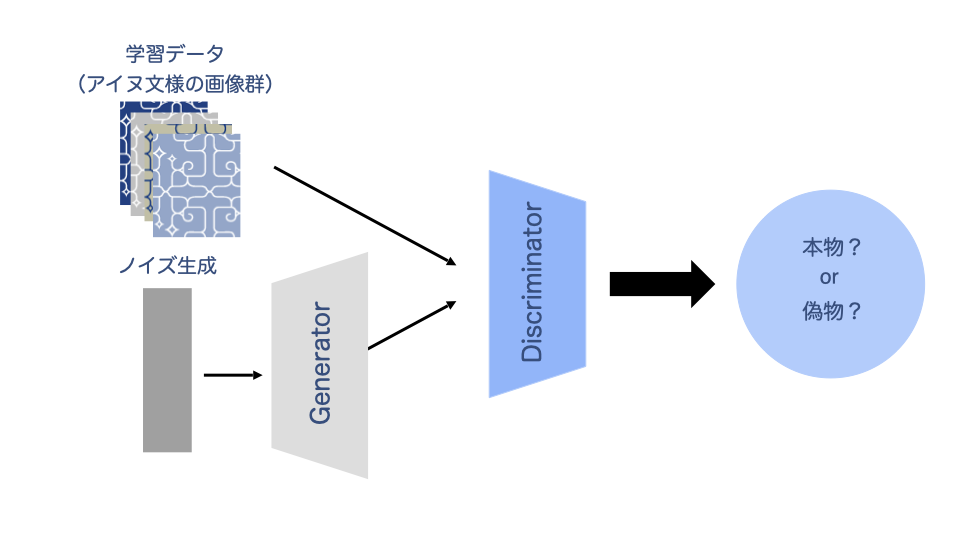
#> input picture model.png, 960 x 540 px
$ python -i image_proc.py   (imports and definitions only)
#> lines starting #> are read from the running program, lines starting #| are printed output that depends on the picture; after the words box and inside, x2 and y2 are one past the last pixel; in counts of white or black regions, pixels touching at a corner belong together
#> further down, picture is the input picture: shape (540, 960, 3); mean B, G, R 247.1, 241.2, 238.1
import cv2
import numpy as np

def binary_threshold(img):
    grayed = cv2.cvtColor(img, cv2.COLOR_BGR2GRAY) #画像の２値化
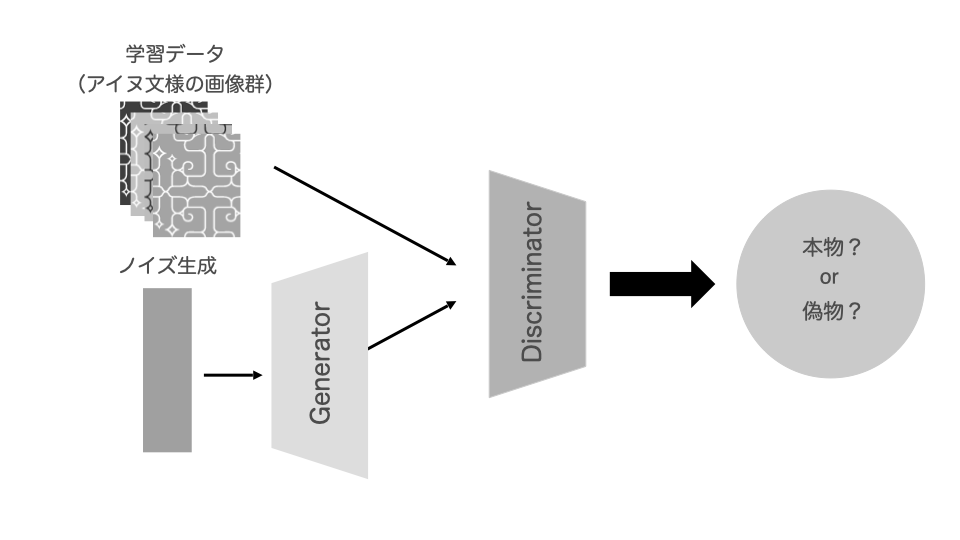
#> grayed: shape (540, 960); min 0, max 255, mean 241
    under_thresh = 220 #この値より明るい画素(背景)を白にするパラメータ
    maxValue = 255
    th, drop_back = cv2.threshold(grayed, under_thresh, maxValue, cv2.THRESH_BINARY)
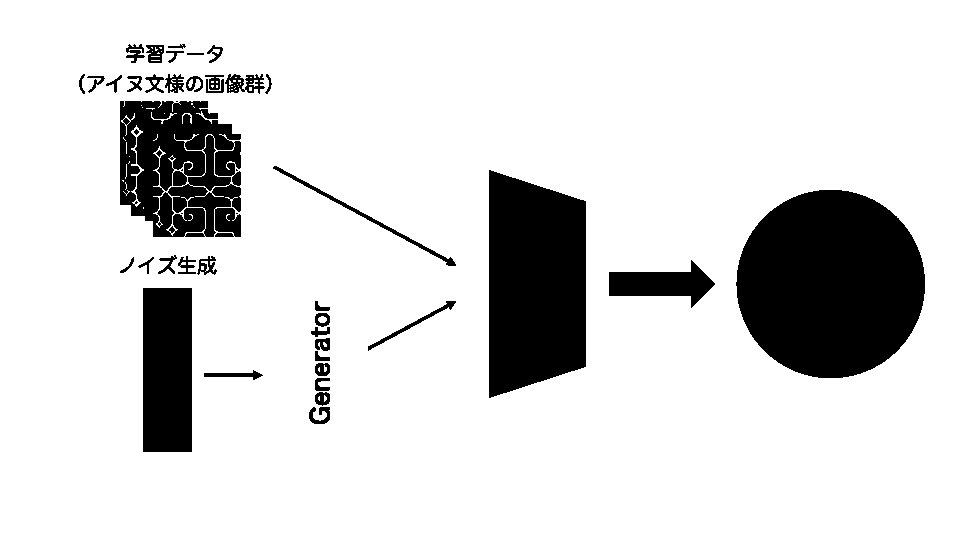
#> drop_back: shape (540, 960); 85.3% white; 46 black regions (6 under 20 px), largest, box (x1, y1, x2, y2) and area: (736, 190, 925, 378) 27924, (489, 170, 586, 398) 19097, (120, 101, 241, 237) 13266
#> th = 220
    morphed = morph(drop_back)
    return morphed

#画像を平滑化する関数
def morph(img):
    kernel = np.ones((3, 3),np.uint8)
    m = cv2.GaussianBlur(img, (3, 3), 0)
    m = cv2.morphologyEx(m, cv2.MORPH_OPEN, kernel, iterations=2)
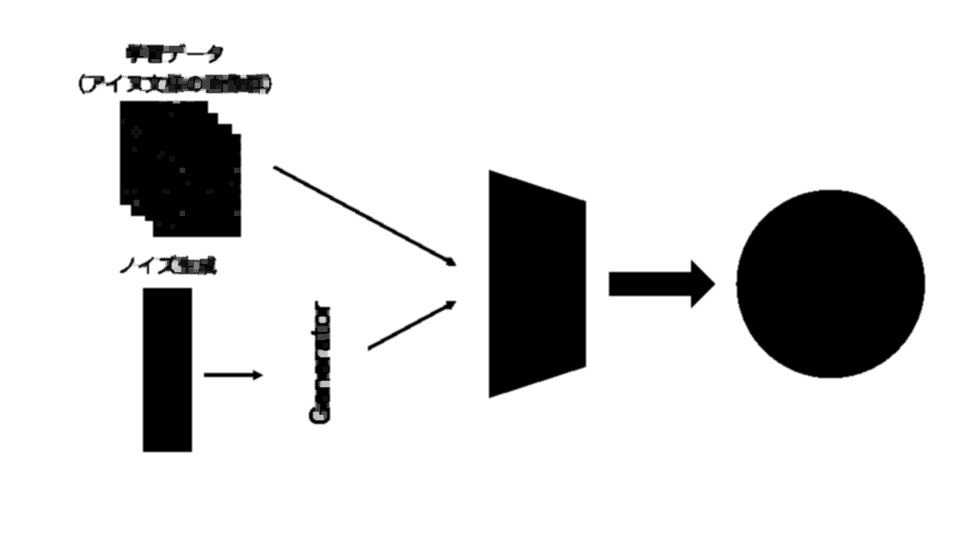
#> m: shape (540, 960); min 0, max 255, mean 216.1
    m = cv2.GaussianBlur(m, (5, 5), 0)
    return m

#img = cv2.imread("./out_img/129.jpg")
#img2 = binary_threshold(img)
#cv2.imwrite("./test.jpg",img2)

>>> import cv2
>>> picture = cv2.imread('../model.png')
>>> result = binary_threshold(picture)

$ run again, on system.png
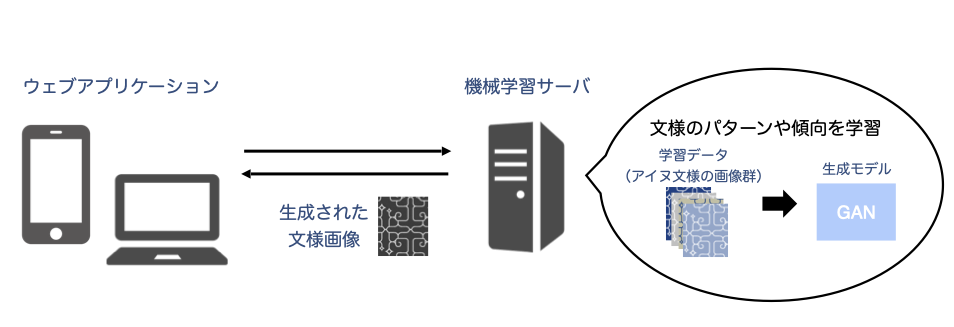
#> input picture system.png, 954 x 327 px
#> picture is the input picture: shape (327, 954, 3); mean B, G, R 237.9, 236.5, 235.8
#> in binary_threshold, `th, drop_back = cv2.threshold(grayed, under_thresh, maxValue, cv2.THRE..`:
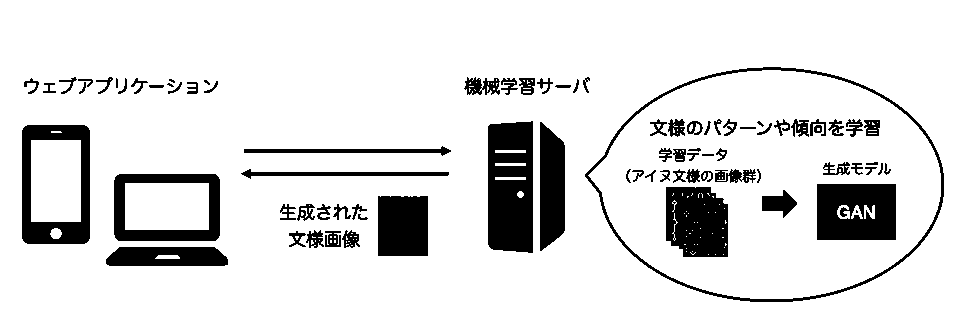
#> drop_back: shape (327, 954); 87.4% white; 83 black regions (6 under 20 px), largest, box (x1, y1, x2, y2) and area: (488, 121, 533, 253) 5442, (817, 184, 896, 240) 4134, (22, 125, 90, 244) 3822
#> th = 220
#> in morph, `m = cv2.GaussianBlur(m, (5, 5), 0)`:
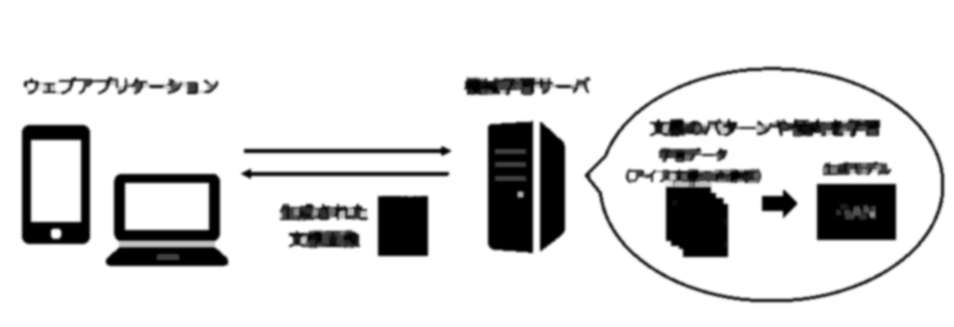
#> m: shape (327, 954); min 0, max 255, mean 220.7
